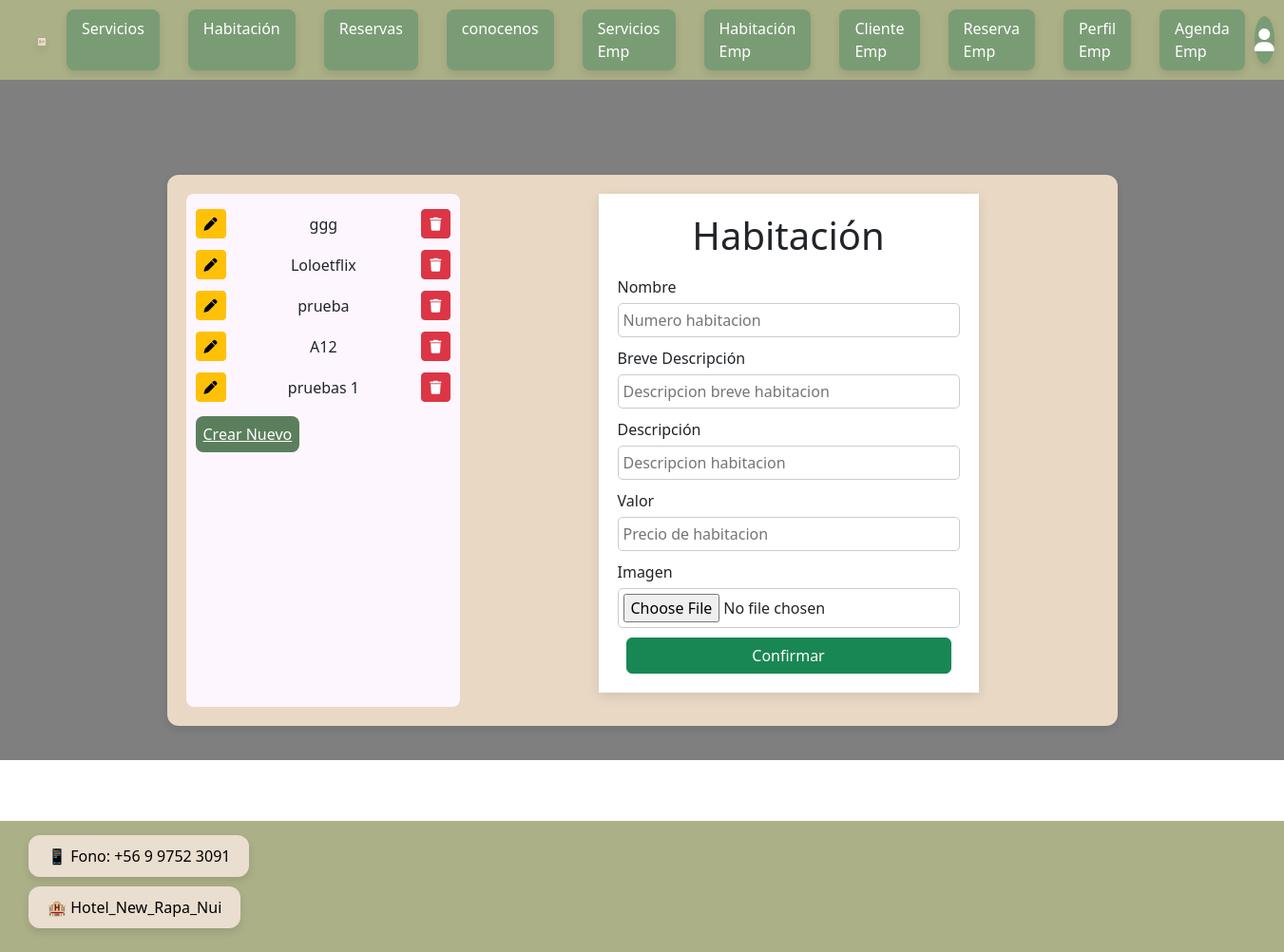
The app's page /listar_habitacion_emp/, older data.
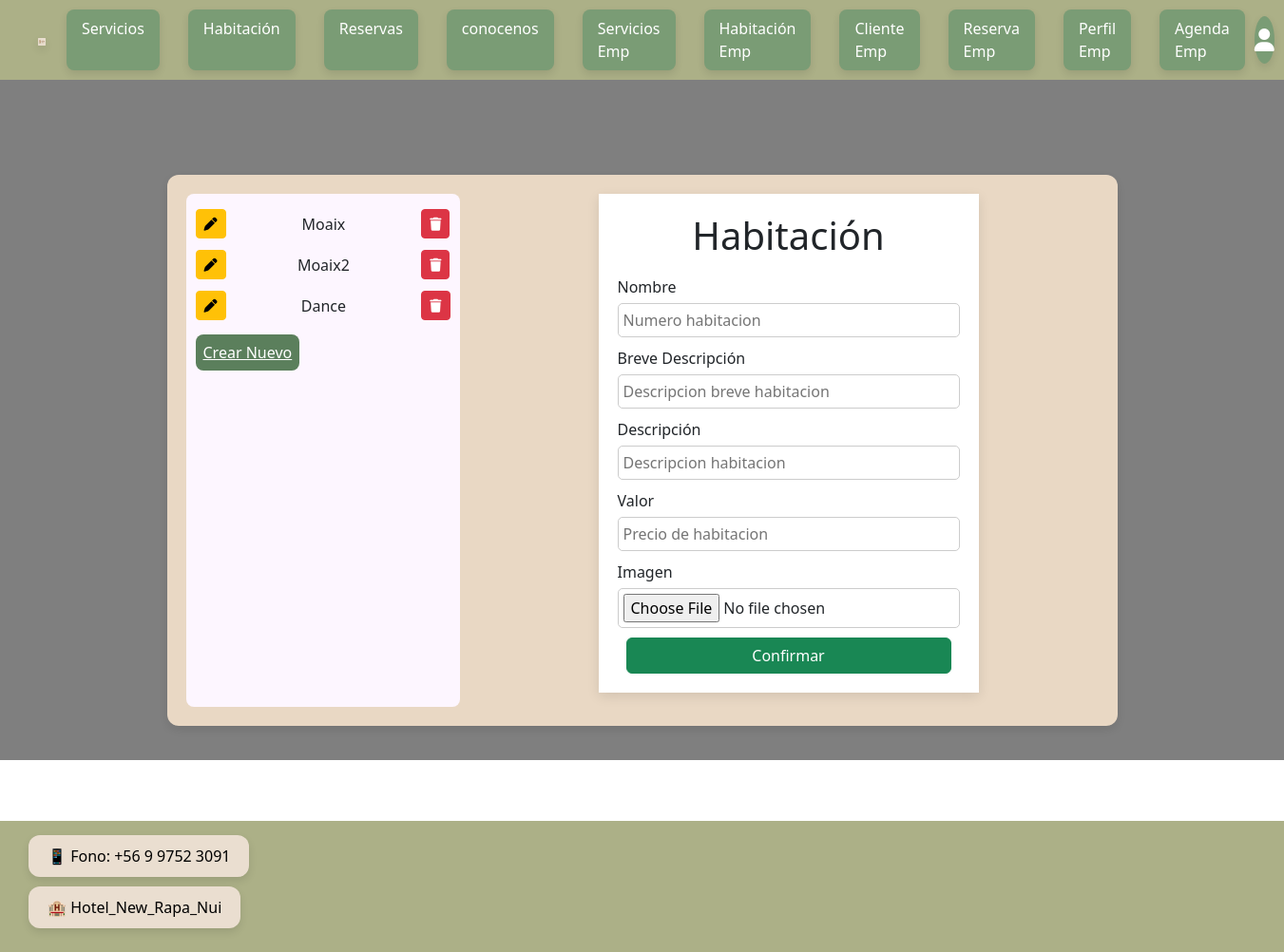
The same page, newer data.
### app/models.py (models this page shows, shortened)
class Habitacion(models.Model):
    n_habitacion = models.CharField(max_length=10, primary_key=True)
    descripcion_breve = models.CharField(max_length=100,default='')
    descripcion = models.TextField(max_length=500)
    precio = models.IntegerField()
    imagen = models.ImageField(upload_to='habitaciones', null=True)

### app/views.py (the view, shortened to what this page needs)
# urls.py: path("listar_habitacion_emp/", listar_habitacion_emp, name="listar_habitacion_emp"),
def listar_habitacion_emp(request):
    data = {
        'form': habitacionform(),
        'Habitaciones': Habitacion.objects.all()
    }
    return render(request, "app/Empleados/habitacion-emp/habitacion-emp.html", data)

### app/forms.py
class habitacionform(forms.ModelForm):
    class Meta:
        model = Habitacion # Nombre modelo de Habitacion
        fields = '__all__'

### app/templates/app/Empleados/habitacion-emp/habitacion-emp.html (shortened to what this page needs)
{% extends 'app/base.html' %}
{% load static %}
{% block extra_css %}
  <link rel="stylesheet" href="{% static 'app/css/habitacion-emp.css' %}">
{% endblock %}
{% block content %}
<main class="habitacion-container">
  <div class="habitacion-box" style= "background-color: #e9d8c4";>
    <aside class="lista-habitacion" >
        <ul>
          {% for p in Habitaciones %}
          <li>
            <a  class="btn btn-info btn-sm btn-warning" href="{% url 'modificar_habitacion_emp' p.n_habitacion %}"><i class="fas fa-pen"></i></a>
              {{ p.n_habitacion }}
            <a class="btn btn-info btn-sm btn-danger" href="{% url 'eliminar_habitacion_emp' p.n_habitacion %}"><i class="fas fa-trash"></i></a>
          </li>
          {% endfor %}
        </ul>
        <a class="crear-btn  btn-success"  href="{% url 'listar_habitacion_emp' %}" >Crear Nuevo</a>
      </aside>
      <section class="formulario">
        <form method="POST" action="" enctype="multipart/form-data" >
            <h1>Habitación</h1>
          <label>Nombre</label>
            <input
              class="inputNomHab"
              type="text"
              name="{{ form.n_habitacion.name }}"
              id="numHabitacion"
              placeholder="Numero habitacion"
              value="{{ form.n_habitacion.value|default_if_none:'' }}">
          <label>Breve Descripción</label>
          <input
            class="inputDesHab"
            type="text"
            name="{{ form.descripcion_breve.name }}"
            id="descripcion_breve"
            value="{{ form.descripcion_breve.value|default_if_none:'' }}"
            placeholder="Descripcion breve habitacion" >
          <label>Descripción</label>
          <input
            class="inputDesHab"
            type="text"
            name="{{ form.descripcion.name }}"
            id="descripcion"
            value="{{ form.descripcion.value|default_if_none:'' }}"
            placeholder="Descripcion habitacion" >
          <label>Valor</label>
            <input
              class="inputValHab"
              type="number"
              name="{{ form.precio.name }}"
              id="precio"
              value="{{ form.precio.value|default_if_none:'' }}"
              placeholder="Precio de habitacion" >
          <label>Imagen</label>
            {{ form.imagen }}
              <div class="row">
                  <div  class="contenedorInputs">
                    <button type="submit" class="btn btn-success" style="width: 95%; margin-left: 2.5% ;margin-top: 10px;">Confirmar</button>
                  </div>
              </div>
            </form>
  </main>
 {% endblock %}

### app/templates/app/base.html (shortened to what this page needs)
{% load static %}
<!DOCTYPE html>
<html lang="es">
<head>
    <link rel="stylesheet" href="{% static 'app/css/base.css' %}">
    <link rel="stylesheet" href="{% static 'app/css/habitacion-emp.css' %}">
    {% block extra_css %}
    {% endblock %}
    <link href="https://cdn.jsdelivr.net/npm/bootstrap@5.3.0-alpha1/dist/css/bootstrap.min.css" rel="stylesheet">
    <link rel="stylesheet" href="https://cdnjs.cloudflare.com/ajax/libs/font-awesome/6.5.0/css/all.min.css">
</head>
<body>
    <header class="header-container">
      <a href="{% url 'inicio' %}">
      <img src="{% static 'app/img/logo.png' %}" alt="Logo de NEW RAPA NUI HOTEL" class="logo img-fluid">
    </a>
        <nav>
          <a href="{% url 'informacion_servicios' %}">Servicios</a>
          <a href="{% url 'informacion_habitaciones' %}">Habitación</a>
          <a href="{% url 'reservas' 123456789 %}">Reservas</a>
          <a href="#">conocenos</a>
          <a href="{% url 'listar_servicio' %}">Servicios Emp</a>
          <a href="{% url 'listar_habitacion_emp' %}">Habitación Emp</a>
          <a href="{% url 'listar_cliente_emp' %}">Cliente Emp</a>
          <a href="{% url 'listar_reservas_emp' %}">Reserva Emp</a>
          <a href="{% url 'listar_empleado' 206694394  %}">Perfil Emp</a>
          <a href="{% url 'agenda' %}">Agenda Emp</a>
        </nav>
      <div class="perfil-icon">
        <i class="fas fa-user"></i>
      </div>
    </header>
    <main  class="main-content">
      {% block content %}
      {% endblock %}
    </main>
    <footer class="footer">
      <div>
        <a href="tel:+56997523091">📱 Fono: +56 9 9752 3091</a>
        <br>
        <a href="">🏨 Hotel_New_Rapa_Nui</a>
      </div>
    </footer>
</body>
</html>

### app/static/app/css/base.css (style rules this page uses)
html, body { height: 100%; width: 100%; }
body { flex: 1; }
.main-content { flex: 1; }
header { background: #ACB087; display: flex; justify-content: space-between; align-items: center; padding: 10px 40px; }
header img { width: 5%; height: auto; margin-right: 20px; box-shadow: 0px 4px 8px rgba(0, 0, 0, 0.1); }
header a .logo { width: 40%; height: auto; margin-right: 20px; box-shadow: 0px 4px 8px rgba(0, 0, 0, 0.1); }
.logo { font-weight: bold; box-shadow: 0px 4px 8px rgba(0, 0, 0, 0.1); transition: transform 0.3s ease-in-out; }
.perfil-icon { background-color: #7a9c75; border-radius: 50%; width: 50px; height: 50px; display: flex; align-items: center; justify-content: center; font-size: 24px; color: white; box-shadow: 0px 4px 8px rgba(0, 0, 0, 0.1); transition: transform 0.2s, box-shadow 0.2s; }
nav { display: flex; gap: 10px; }
nav a { margin: 0 10px; text-decoration: none; padding: 8px 16px; background-color: #7a9c75; border-radius: 8px; color: white; transition: background-color 0.3s ease, color 0.3s ease, transform 0.2s, box-shadow 0.2s; box-shadow: 0px 4px 8px rgba(0, 0, 0, 0.1); }
html, body { height: 100%; margin: 0; padding: 0; }
body { display: flex; flex-direction: column; min-height: 100vh; }
main { flex: 1; }
.footer { background-color: #ACB087; color: black; text-align: left; padding: 15px 30px; width: 100%; box-sizing: border-box; display: flex; flex-wrap: wrap; gap: 10px; justify-content: flex-start; }
.footer a { display: inline-block; padding: 10px 20px; margin-bottom: 10px; background-color: #EADED0; color: black; border-radius: 12px; text-decoration: none; transition: background-color 0.3s ease, transform 0.3s ease; box-shadow: 0px 4px 8px rgba(0, 0, 0, 0.1); }

### app/static/app/css/habitacion-emp.css (style rules this page uses)
body { position: relative; background-image: url("../img/fondo.png"); background-size: cover; background-position: center; background-repeat: no-repeat; background-attachment: fixed; height: 100vh; }
body::before { content: ''; position: absolute; top: 0; left: 0; width: 100%; height: 100%; background: rgba(0, 0, 0, 0.5); z-index: -1; }
.habitacion-container { padding: 100px 60px; }
h1 { text-align: center; margin-bottom: 20px; }
.habitacion-box { background: #f5f0ea; border-radius: 12px; padding: 20px; display: flex; gap: 20px; max-width: 1000px; margin: 0 auto; box-shadow: 0 4px 12px rgba(0, 0, 0, 0.1); }
.lista-habitacion { width: 30%; background: #fdf6ff; border-radius: 8px; padding: 10px; }
.lista-habitacion ul { list-style: none; padding: 0; }
.lista-habitacion li { display: flex; justify-content: space-between; align-items: center; padding: 6px 0; border-radius: 12px; }
.crear-btn { margin-top: 20px; padding: 8px; background: #5b7f5c; color: white; border: none; border-radius: 8px; width: 100%; cursor: pointer; }
.formulario { flex-grow: 1; display: flex; flex-direction: column; }
.formulario form { width: 100%; display: flex; flex-direction: column; max-width: 400px; margin: 0 auto; padding: 20px; box-shadow: 0 4px 12px rgba(0, 0, 0, 0.1); background-color: white; }
.formulario label { margin-top: 10px; }
.formulario input { padding: 5px; margin-top: 5px; border-radius: 5px; border: 1px solid #ccc; }

Row changes from the older to the newer data that the page shows:
removed Habitacion: n_habitacion "ggg"
removed Habitacion: n_habitacion "Loloetflix"
removed Habitacion: n_habitacion "prueba"
removed Habitacion: n_habitacion "A12"
removed Habitacion: n_habitacion "pruebas 1"
added Habitacion: n_habitacion "Moaix"
added Habitacion: n_habitacion "Moaix2"
added Habitacion: n_habitacion "Dance"
